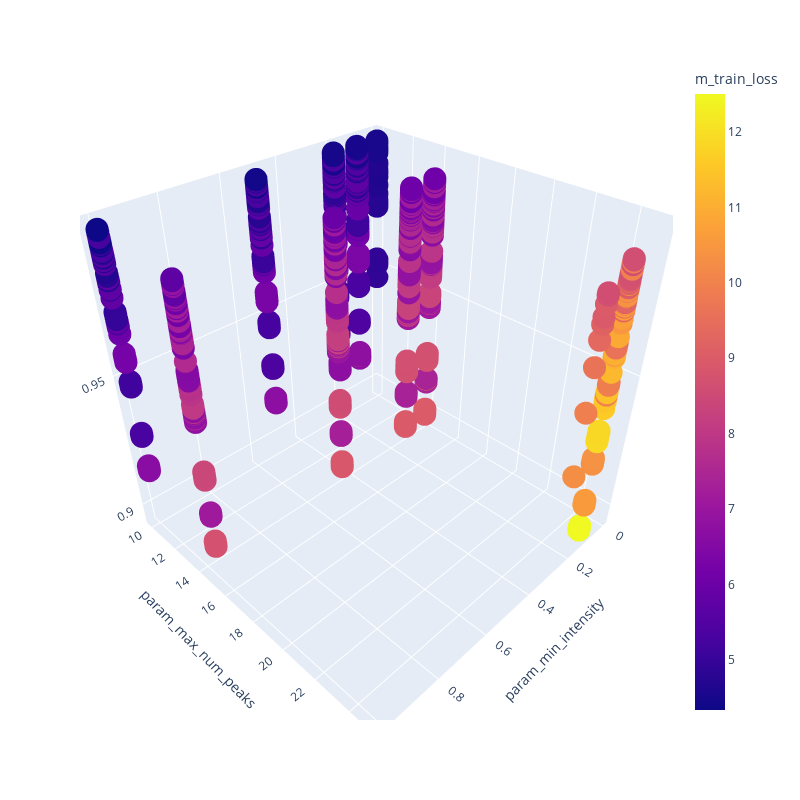

Notebook source saved alongside this figure:
### Code cell
plot3d_param_and_value('param_min_intensity', 'max_num_peaks', 'm_train_cos_sim', 'train_loss', hover_data=params, width=800, height=800)

### Figure 1 — Plotly figure (JSON) as saved in the notebook; plotly's stock layout.template omitted (floating-point values rounded to 4 significant figures; data arrays with more than 128 entries replaced by an {"elided": "..."} marker saying what was removed)
{"data": [{"customdata": {"elided": "1791x12 mixed values"}, "hovertemplate": "param_min_intensity=%{x}<br>param_max_num_peaks=%{y}<br>m_train_cos_sim=%{z}<br>param_latent_dim=%{customdata[0]}<br>param_beta=%{customdata[1]}<br>param_limit=%{customdata[2]}<br>param_dropout=%{customdata[3]}<br>param_max_mz=%{customdata[4]}<br>param_normalize_intensity=%{customdata[5]}<br>param_normalize_mass=%{customdata[6]}<br>param_rescale_intensity=%{customdata[7]}<br>param_n_samples=%{customdata[8]}<br>param_n_epochs=%{customdata[9]}<br>param_batch_size=%{customdata[10]}<br>param_learning_rate=%{customdata[11]}<br>m_train_loss=%{marker.color}<extra></extra>", "legendgroup": "", "marker": {"color": {"elided": "1791 float values"}, "coloraxis": "coloraxis", "symbol": "circle"}, "mode": "markers", "name": "", "scene": "scene", "showlegend": false, "type": "scatter3d", "x": {"elided": "1791 float values"}, "y": {"elided": "1791 int values"}, "z": {"elided": "1791 float values"}}], "layout": {"coloraxis": {"colorbar": {"title": {"text": "m_train_loss"}}, "colorscale": [[0, "#0d0887"], [0.1111, "#46039f"], [0.2222, "#7201a8"], [0.3333, "#9c179e"], [0.4444, "#bd3786"], [0.5556, "#d8576b"], [0.6667, "#ed7953"], [0.7778, "#fb9f3a"], [0.8889, "#fdca26"], [1, "#f0f921"]]}, "height": 800, "legend": {"tracegroupgap": 0}, "margin": {"t": 60}, "scene": {"domain": {"x": [0, 1], "y": [0, 1]}, "xaxis": {"title": {"text": "param_min_intensity"}}, "yaxis": {"title": {"text": "param_max_num_peaks"}}, "zaxis": {"title": {"text": "m_train_cos_sim"}}}, "width": 800}}
